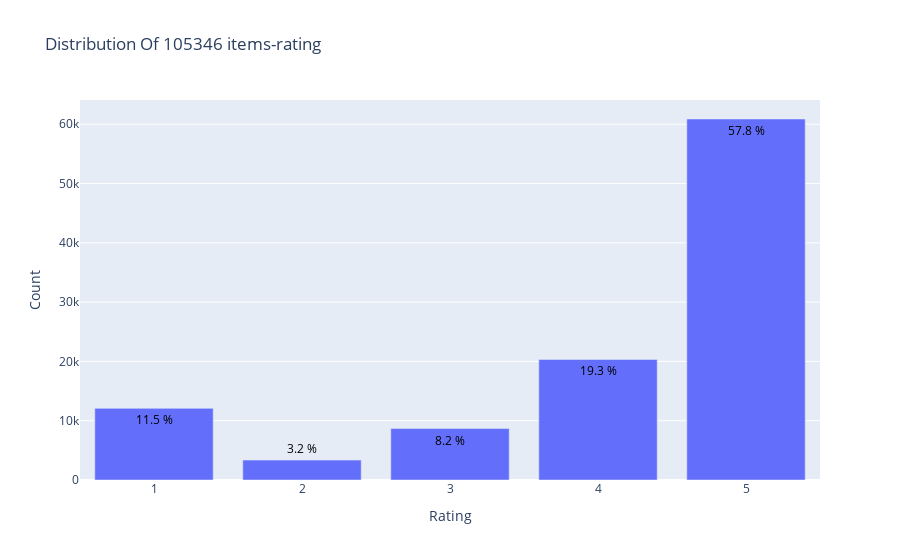

The cell this chart's notebook holds for it:
### Code cell
from plotly.offline import init_notebook_mode, plot, iplot
import plotly.graph_objs as go
init_notebook_mode(connected=True)

data = df1['review_score'].value_counts().sort_index(ascending=False)
trace = go.Bar(x = data.index,
               text = ['{:.1f} %'.format(val) for val in (data.values / df.shape[0] * 100)],
               textposition = 'auto',
               textfont = dict(color = '#000000'),
               y = data.values,
               )
# Create layout
layout = dict(title = 'Distribution Of {} items-rating'.format(df.shape[0]),
              xaxis = dict(title = 'Rating'),
              yaxis = dict(title = 'Count'))
# Create plot
fig = go.Figure(data=[trace], layout=layout)
iplot(fig)

### Figure 1 — Plotly figure (JSON) as saved in the notebook; plotly's stock layout.template omitted (floating-point values rounded to 4 significant figures)
{"data": [{"text": ["57.8 %", "19.3 %", "8.2 %", "3.2 %", "11.5 %"], "textfont": {"color": "#000000"}, "textposition": "auto", "type": "bar", "x": [5, 4, 3, 2, 1], "y": [60889, 20336, 8682, 3358, 12081]}], "layout": {"title": {"text": "Distribution Of 105346 items-rating"}, "xaxis": {"title": {"text": "Rating"}}, "yaxis": {"title": {"text": "Count"}}}}
